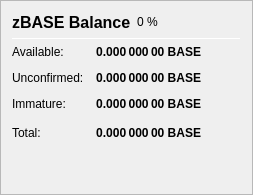
                   <widget class="QFrame" name="frame_ZerocoinBalances">
                    <property name="frameShape">
                     <enum>QFrame::StyledPanel</enum>
                    </property>
                    <property name="frameShadow">
                     <enum>QFrame::Raised</enum>
                    </property>
                    <layout class="QVBoxLayout" name="verticalLayout_7">
                     <item>
                      <layout class="QHBoxLayout" name="horizontalLayout_8" stretch="0,0,0">
                       <item>
                        <widget class="QLabel" name="label_5z_3">
                         <property name="minimumSize">
                          <size>
                           <width>0</width>
                           <height>20</height>
                          </size>
                         </property>
                         <property name="font">
                          <font>
                           <pointsize>12</pointsize>
                           <weight>75</weight>
                           <bold>true</bold>
                          </font>
                         </property>
                         <property name="text">
                          <string>zBASE Balance</string>
                         </property>
                        </widget>
                       </item>
                       <item>
                        <widget class="QLabel" name="labelzBASEPercent">
                         <property name="text">
                          <string notr="true">0 %</string>
                         </property>
                        </widget>
                       </item>
                       <item>
                        <spacer name="horizontalSpacer_11">
                         <property name="orientation">
                          <enum>Qt::Horizontal</enum>
                         </property>
                         <property name="sizeHint" stdset="0">
                          <size>
                           <width>40</width>
                           <height>20</height>
                          </size>
                         </property>
                        </spacer>
                       </item>
                      </layout>
                     </item>
                     <item>
                      <widget class="Line" name="line_ZerocoinBalance">
                       <property name="minimumSize">
                        <size>
                         <width>0</width>
                         <height>1</height>
                        </size>
                       </property>
                       <property name="maximumSize">
                        <size>
                         <width>16777215</width>
                         <height>1</height>
                        </size>
                       </property>
                       <property name="orientation">
                        <enum>Qt::Horizontal</enum>
                       </property>
                      </widget>
                     </item>
                     <item>
                      <layout class="QGridLayout" name="gridLayout_5">
                       <property name="spacing">
                        <number>12</number>
                       </property>
                       <item row="1" column="0">
                        <widget class="QLabel" name="labelzBalanceMatureText">
                         <property name="toolTip">
                          <string>Mature: more than 20 confirmation and more than 1 mint of the same denomination after it was minted.
These zBASE are spendable.</string>
                         </property>
                         <property name="text">
                          <string>Available:</string>
                         </property>
                        </widget>
                       </item>
                       <item row="1" column="1">
                        <widget class="QLabel" name="labelzBalanceMature">
                         <property name="font">
                          <font>
                           <weight>75</weight>
                           <bold>true</bold>
                          </font>
                         </property>
                         <property name="toolTip">
                          <string>Mature: more than 20 confirmation and more than 1 mint of the same denomination after it was minted.
These zBASE are spendable.</string>
                         </property>
                         <property name="text">
                          <string notr="true">0.000 000 00 BASE</string>
                         </property>
                         <property name="alignment">
                          <set>Qt::AlignRight|Qt::AlignTrailing|Qt::AlignVCenter</set>
                         </property>
                        </widget>
                       </item>
                       <item row="2" column="0">
                        <widget class="QLabel" name="labelzBalanceUnconfirmedText">
                         <property name="toolTip">
                          <string>Unconfirmed: less than 20 confirmations
Immature: confirmed, but less than 1 mint of the same denomination after it was minted</string>
                         </property>
                         <property name="text">
                          <string>Unconfirmed:</string>
                         </property>
                        </widget>
                       </item>
                       <item row="2" column="1">
                        <widget class="QLabel" name="labelzBalanceUnconfirmed">
                         <property name="font">
                          <font>
                           <weight>75</weight>
                           <bold>true</bold>
                          </font>
                         </property>
                         <property name="toolTip">
                          <string>Unconfirmed: less than 20 confirmations
Immature: confirmed, but less than 1 mint of the same denomination after it was minted</string>
                         </property>
                         <property name="text">
                          <string notr="true">0.000 000 00 BASE</string>
                         </property>
                         <property name="alignment">
                          <set>Qt::AlignRight|Qt::AlignTrailing|Qt::AlignVCenter</set>
                         </property>
                        </widget>
                       </item>
                       <item row="3" column="0">
                        <widget class="QLabel" name="labelzBalanceImmatureText">
                         <property name="toolTip">
                          <string>Unconfirmed: less than 20 confirmations
Immature: confirmed, but less than 1 mint of the same denomination after it was minted</string>
                         </property>
                         <property name="text">
                          <string>Immature:</string>
                         </property>
                        </widget>
                       </item>
                       <item row="3" column="1">
                        <widget class="QLabel" name="labelzBalanceImmature">
                         <property name="font">
                          <font>
                           <weight>75</weight>
                           <bold>true</bold>
                          </font>
                         </property>
                         <property name="toolTip">
                          <string>Unconfirmed: less than 20 confirmations
Immature: confirmed, but less than 1 mint of the same denomination after it was minted</string>
                         </property>
                         <property name="text">
                          <string notr="true">0.000 000 00 BASE</string>
                         </property>
                         <property name="alignment">
                          <set>Qt::AlignRight|Qt::AlignTrailing|Qt::AlignVCenter</set>
                         </property>
                        </widget>
                       </item>
                       <item row="4" column="0">
                        <widget class="QLabel" name="labelzBalanceText">
                         <property name="toolTip">
                          <string>Your current zBASE balance, unconfirmed and immature zBASE included.</string>
                         </property>
                         <property name="text">
                          <string>Total:</string>
                         </property>
                        </widget>
                       </item>
                       <item row="4" column="1">
                        <widget class="QLabel" name="labelzBalance">
                         <property name="font">
                          <font>
                           <weight>75</weight>
                           <bold>true</bold>
                          </font>
                         </property>
                         <property name="cursor">
                          <cursorShape>IBeamCursor</cursorShape>
                         </property>
                         <property name="toolTip">
                          <string>Your current zBASE balance, unconfirmed and immature zBASE included.</string>
                         </property>
                         <property name="text">
                          <string notr="true">0.000 000 00 BASE</string>
                         </property>
                         <property name="alignment">
                          <set>Qt::AlignRight|Qt::AlignTrailing|Qt::AlignVCenter</set>
                         </property>
                         <property name="textInteractionFlags">
                          <set>Qt::LinksAccessibleByMouse|Qt::TextSelectableByKeyboard|Qt::TextSelectableByMouse</set>
                         </property>
                        </widget>
                       </item>
                       <item row="4" column="2">
                        <spacer name="horizontalSpacer_4">
                         <property name="orientation">
                          <enum>Qt::Horizontal</enum>
                         </property>
                         <property name="sizeHint" stdset="0">
                          <size>
                           <width>40</width>
                           <height>20</height>
                          </size>
                         </property>
                        </spacer>
                       </item>
                      </layout>
                     </item>
                     <item>
                      <spacer name="verticalSpacer_4">
                       <property name="orientation">
                        <enum>Qt::Vertical</enum>
                       </property>
                       <property name="sizeHint" stdset="0">
                        <size>
                         <width>20</width>
                         <height>40</height>
                        </size>
                       </property>
                      </spacer>
                     </item>
                    </layout>
                   </widget>
